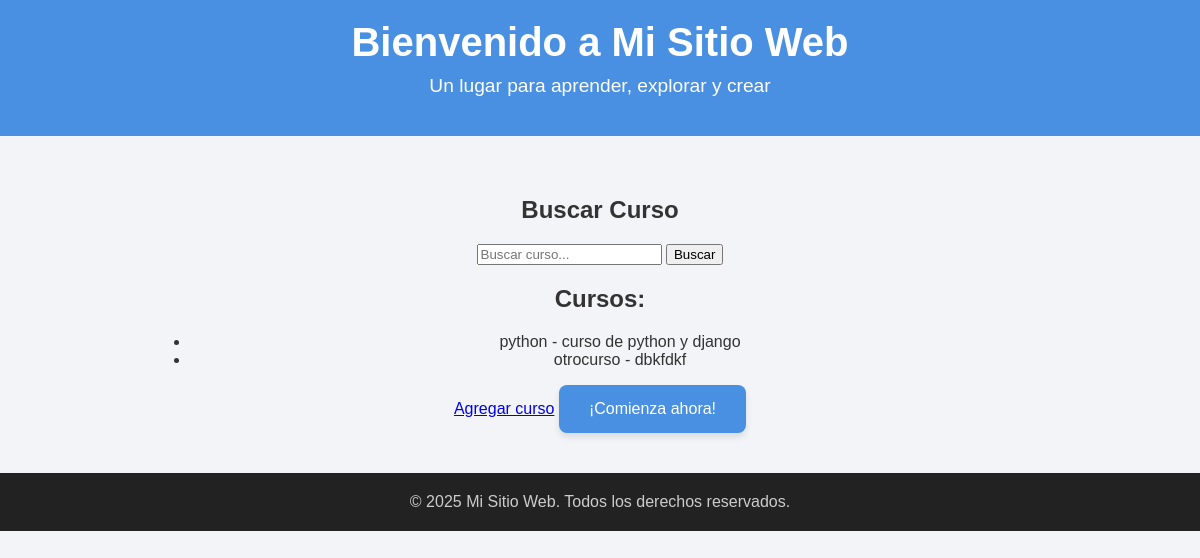
The app's page /cursos/, older data.
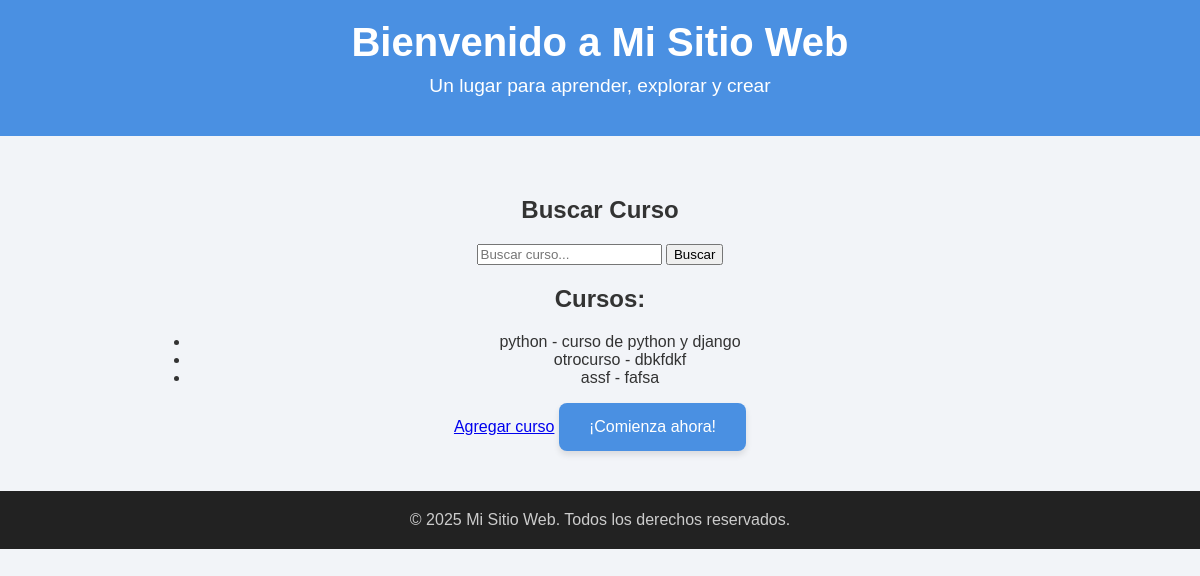
The same page, newer data.
### mi_primer_app/models.py (models this page shows, shortened)
class Curso(models.Model):
  nombre = models.CharField(max_length=50)
  descripcion = models.TextField(blank=True, null=True)
  duracion_semanas = models.IntegerField(default=4)
  fecha_inicio = models.DateField()
  activo = models.BooleanField(default=True)

### mi_primer_app/views.py (the view)
# urls.py: path('cursos/', cursos , name='cursos'),
def cursos(request):
    cursos = Curso.objects.all()
    return render(request, 'mi_primer_app/cursos.html', {'cursos': cursos})

### mi_primer_app/templates/mi_primer_app/cursos.html (shortened to what this page needs)
{% extends "padre.html"%}
 {% block content %}
 <h2> Buscar Curso</h2>
 <form method="GET" action="{% url 'buscar-cursos' %}">
     <input type="text" name="nombre" placeholder="Buscar curso..." value="{{ nombre }}">
     <button type="submit">Buscar</button>
 </form>
    <h2>Cursos: </h2>
    <ul>
        {% for curso in cursos %}
            <li>{{ curso.nombre }} - {{ curso.descripcion }}</li>
        {% empty %}
            <li>No hay cursos disponibles.</li>
        {% endfor %}
    </ul>
    <a href="{% url 'crear-curso' %}">Agregar curso</a>
 {% endblock %}

Row changes from the older to the newer data that the page shows:
added Curso: nombre "assf", descripcion "fafsa"
